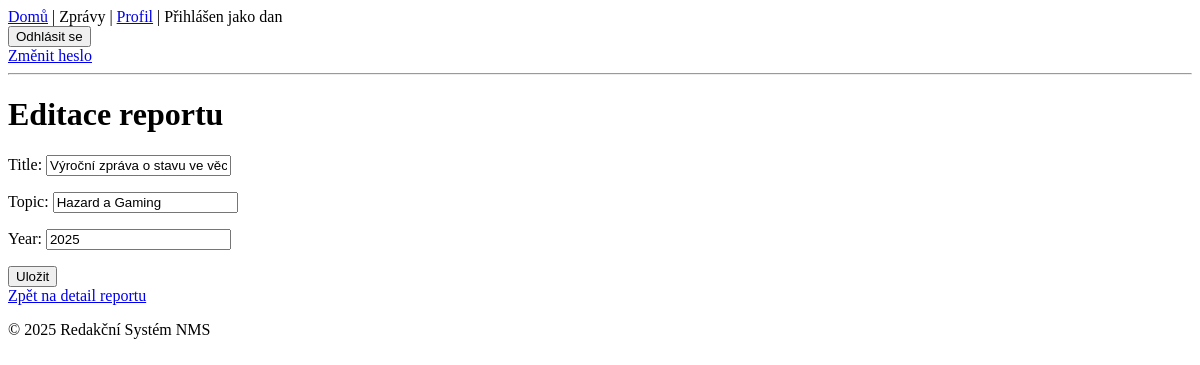
The app's page /1/edit/ (signed in), older data.
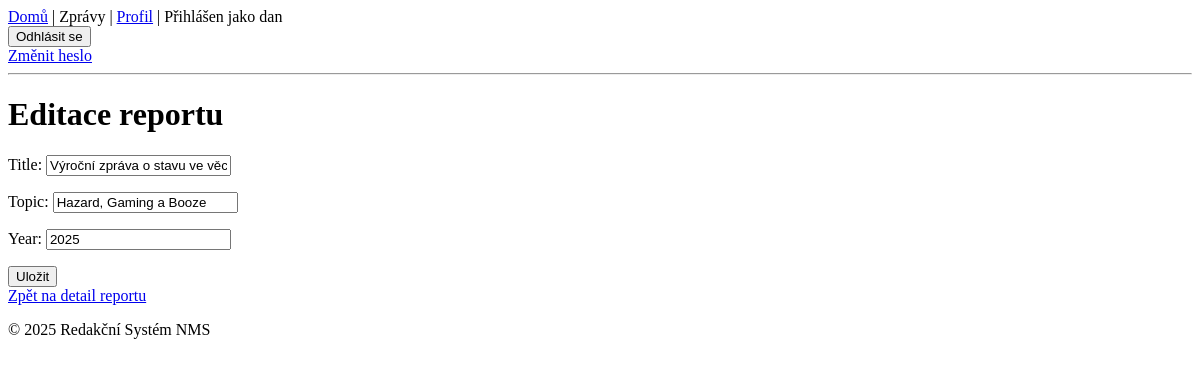
The same page, newer data.
### reports/models.py (models this page shows, shortened)
class Report(models.Model):
    class ReportStatus(models.TextChoices):
        OPEN = "OPEN", "Open"
        PUBLISHED = "PUBLISHED", "Published"
    title = models.CharField(max_length=200)
    topic = models.CharField(max_length=100)  # Pokud je topic samostatná entita, bude to ForeignKey
    year = models.IntegerField()
    status = models.CharField(max_length=10, choices=ReportStatus.choices, default=ReportStatus.OPEN)
    author = models.ForeignKey(settings.AUTH_USER_MODEL, on_delete=models.CASCADE)

### reports/views.py (the view)
# urls.py: path('<int:pk>/edit/', views.ReportEditView.as_view(), name='report_edit'),
@method_decorator(login_required, name='dispatch') #  Zabezpečí, že se do view dostane pouze přihlášený uživatel
class ReportEditView(UpdateView):
    model = Report
    template_name = 'reports/report_form.html'
    fields = ['title', 'topic', 'year'] #  Zde uveď, která pole chceš mít editovatelná
    success_url = reverse_lazy('reports:index')  # Po úspěšném uložení se přesměruje na index
    def get_queryset(self):
        queryset = super().get_queryset()
        return queryset.filter(author=self.request.user)

### templates/reports/report_form.html (shortened to what this page needs)
{% extends 'base.html' %}
{% block content %}
  <h1>Editace reportu</h1>
  <form method="post">
    {{ form.as_p }}
    <button type="submit">Uložit</button>
  </form>
  <a href="{% url 'reports:report_detail' object.pk %}">Zpět na detail reportu</a>
{% endblock %}

Row changes from the older to the newer data that the page shows:
changed Report "Výroční zpráva o stavu ve věcech hazardu": topic "Hazard a Gaming" → "Hazard, Gaming a Booze"
